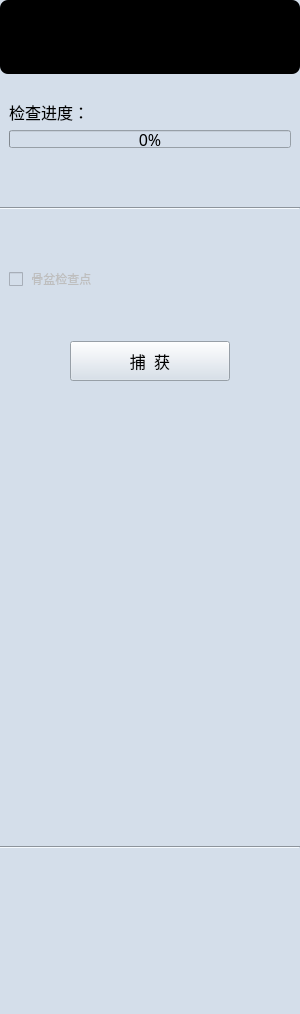
<?xml version="1.0" encoding="UTF-8"?>
<ui version="4.0">
 <class>QPelvisMarkerPointControls</class>
 <widget class="QWidget" name="QPelvisMarkerPointControls">
  <property name="geometry">
   <rect>
    <x>0</x>
    <y>0</y>
    <width>300</width>
    <height>1014</height>
   </rect>
  </property>
  <property name="sizePolicy">
   <sizepolicy hsizetype="Preferred" vsizetype="Preferred">
    <horstretch>0</horstretch>
    <verstretch>0</verstretch>
   </sizepolicy>
  </property>
  <property name="minimumSize">
   <size>
    <width>300</width>
    <height>0</height>
   </size>
  </property>
  <property name="maximumSize">
   <size>
    <width>300</width>
    <height>16777215</height>
   </size>
  </property>
  <property name="windowTitle">
   <string>硬件准备</string>
  </property>
  <property name="styleSheet">
   <string notr="true">background:#d4deea;</string>
  </property>
  <property name="currentIndex" stdset="0">
   <number>0</number>
  </property>
  <widget class="QWidget" name="widget" native="true">
   <property name="geometry">
    <rect>
     <x>0</x>
     <y>0</y>
     <width>300</width>
     <height>1014</height>
    </rect>
   </property>
   <property name="styleSheet">
    <string notr="true"/>
   </property>
   <layout class="QVBoxLayout" name="verticalLayout_4">
    <item>
     <widget class="QWidget" name="widget_2" native="true">
      <property name="sizePolicy">
       <sizepolicy hsizetype="Preferred" vsizetype="Minimum">
        <horstretch>0</horstretch>
        <verstretch>0</verstretch>
       </sizepolicy>
      </property>
      <property name="minimumSize">
       <size>
        <width>0</width>
        <height>74</height>
       </size>
      </property>
      <property name="maximumSize">
       <size>
        <width>16777215</width>
        <height>80</height>
       </size>
      </property>
      <property name="styleSheet">
       <string notr="true">border-radius: 8px;
background-color: rgb(0, 0, 0);
</string>
      </property>
      <layout class="QGridLayout" name="gridLayout_3"/>
     </widget>
    </item>
    <item>
     <spacer name="verticalSpacer_10">
      <property name="orientation">
       <enum>Qt::Vertical</enum>
      </property>
      <property name="sizeType">
       <enum>QSizePolicy::Fixed</enum>
      </property>
      <property name="sizeHint" stdset="0">
       <size>
        <width>20</width>
        <height>20</height>
       </size>
      </property>
     </spacer>
    </item>
    <item>
     <layout class="QVBoxLayout" name="verticalLayout_14">
      <property name="leftMargin">
       <number>9</number>
      </property>
      <property name="rightMargin">
       <number>9</number>
      </property>
      <item>
       <widget class="QLabel" name="label_6">
        <property name="font">
         <font>
          <family>黑体</family>
          <pointsize>12</pointsize>
         </font>
        </property>
        <property name="text">
         <string>检查进度：</string>
        </property>
       </widget>
      </item>
      <item>
       <widget class="QProgressBar" name="progressBarPelvisCheckpoint">
        <property name="sizePolicy">
         <sizepolicy hsizetype="Expanding" vsizetype="Preferred">
          <horstretch>0</horstretch>
          <verstretch>0</verstretch>
         </sizepolicy>
        </property>
        <property name="maximumSize">
         <size>
          <width>16777215</width>
          <height>18</height>
         </size>
        </property>
        <property name="font">
         <font>
          <family>黑体</family>
          <pointsize>12</pointsize>
         </font>
        </property>
        <property name="styleSheet">
         <string notr="true">QProgressBar {
	/* 外边框 */
	border:1px solid black;
	
	/* 倒角 */
	border-radius:5px;
	
	background-image: url(:\org.mitk.lancet.pelvismarkerpoint/image/scrool.png);
	/* 字体对齐方式 */
	text-align:center;
}

/* 进度条 */
QProgressBar::chunk {
	/* 颜色 */
	background-color:rgb(0, 183, 138);
	
	/* 步进距离 */
	width:5px;
	
	/* 进度条中间空白区域宽度 */
	margin:1px;
}</string>
        </property>
        <property name="value">
         <number>0</number>
        </property>
       </widget>
      </item>
     </layout>
    </item>
    <item>
     <spacer name="verticalSpacer_3">
      <property name="orientation">
       <enum>Qt::Vertical</enum>
      </property>
      <property name="sizeHint" stdset="0">
       <size>
        <width>20</width>
        <height>20</height>
       </size>
      </property>
     </spacer>
    </item>
    <item>
     <widget class="Line" name="line_5">
      <property name="minimumSize">
       <size>
        <width>0</width>
        <height>20</height>
       </size>
      </property>
      <property name="styleSheet">
       <string notr="true">border-image: url(:\org.mitk.lancet.pelvismarkerpoint/image/fenge.png);
</string>
      </property>
      <property name="orientation">
       <enum>Qt::Horizontal</enum>
      </property>
     </widget>
    </item>
    <item>
     <spacer name="verticalSpacer_4">
      <property name="orientation">
       <enum>Qt::Vertical</enum>
      </property>
      <property name="sizeHint" stdset="0">
       <size>
        <width>20</width>
        <height>20</height>
       </size>
      </property>
     </spacer>
    </item>
    <item>
     <layout class="QHBoxLayout" name="horizontalLayout_26">
      <property name="leftMargin">
       <number>9</number>
      </property>
      <property name="rightMargin">
       <number>9</number>
      </property>
      <item>
       <widget class="QCheckBox" name="checkBoxPelvisCheckpoint">
        <property name="enabled">
         <bool>false</bool>
        </property>
        <property name="styleSheet">
         <string notr="true">QCheckBox::indicator:unchecked {image: url(:\org.mitk.lancet.pelvismarkerpoint/image/radio.png);}
QCheckBox{
	font: 18px &quot;黑体&quot;;
    color:black;
}
QCheckBox::indicator:hover {image: url(:\org.mitk.lancet.pelvismarkerpoint/image/radio_on.png);}
QCheckBox::indicator:checked {image: url(:\org.mitk.lancet.pelvismarkerpoint/image/radio_success.png);}
</string>
        </property>
        <property name="text">
         <string> 骨盆检查点</string>
        </property>
       </widget>
      </item>
     </layout>
    </item>
    <item>
     <spacer name="verticalSpacer">
      <property name="orientation">
       <enum>Qt::Vertical</enum>
      </property>
      <property name="sizeHint" stdset="0">
       <size>
        <width>20</width>
        <height>20</height>
       </size>
      </property>
     </spacer>
    </item>
    <item>
     <layout class="QHBoxLayout" name="horizontalLayout_8">
      <item>
       <spacer name="horizontalSpacer_5">
        <property name="orientation">
         <enum>Qt::Horizontal</enum>
        </property>
        <property name="sizeHint" stdset="0">
         <size>
          <width>40</width>
          <height>20</height>
         </size>
        </property>
       </spacer>
      </item>
      <item>
       <widget class="QPushButton" name="pushButtonPelvisCheckpoint">
        <property name="minimumSize">
         <size>
          <width>160</width>
          <height>40</height>
         </size>
        </property>
        <property name="font">
         <font>
          <family>黑体</family>
          <pointsize>12</pointsize>
         </font>
        </property>
        <property name="styleSheet">
         <string notr="true">QPushButton{
	border-image: url(:\org.mitk.lancet.pelvismarkerpoint/image/default.png);
	color:white;
}
QPushButton::hover
{
	border-image: url(:\org.mitk.lancet.pelvismarkerpoint/image/on.png);
	color:balck;
}
QPushButton::disabled
{
	border-image: url(:\org.mitk.lancet.pelvismarkerpoint/image/disabled.png);	
	color: rgb(153, 153, 153);
}
QPushButton::pressed { 
	padding-left:6px;
	padding-top:6px;
}</string>
        </property>
        <property name="text">
         <string>捕  获</string>
        </property>
       </widget>
      </item>
      <item>
       <spacer name="horizontalSpacer_6">
        <property name="orientation">
         <enum>Qt::Horizontal</enum>
        </property>
        <property name="sizeHint" stdset="0">
         <size>
          <width>40</width>
          <height>20</height>
         </size>
        </property>
       </spacer>
      </item>
     </layout>
    </item>
    <item>
     <spacer name="verticalSpacer_2">
      <property name="orientation">
       <enum>Qt::Vertical</enum>
      </property>
      <property name="sizeHint" stdset="0">
       <size>
        <width>20</width>
        <height>450</height>
       </size>
      </property>
     </spacer>
    </item>
    <item>
     <widget class="Line" name="line_8">
      <property name="minimumSize">
       <size>
        <width>0</width>
        <height>20</height>
       </size>
      </property>
      <property name="styleSheet">
       <string notr="true">border-image: url(:\org.mitk.lancet.pelvismarkerpoint/image/fenge.png);
</string>
      </property>
      <property name="orientation">
       <enum>Qt::Horizontal</enum>
      </property>
     </widget>
    </item>
    <item>
     <widget class="QWidget" name="widgetInfo" native="true">
      <property name="minimumSize">
       <size>
        <width>0</width>
        <height>105</height>
       </size>
      </property>
      <property name="styleSheet">
       <string notr="true"/>
      </property>
      <widget class="QLabel" name="label">
       <property name="geometry">
        <rect>
         <x>2</x>
         <y>2</y>
         <width>54</width>
         <height>16</height>
        </rect>
       </property>
       <property name="font">
        <font>
         <family>黑体</family>
         <pointsize>12</pointsize>
        </font>
       </property>
       <property name="text">
        <string/>
       </property>
      </widget>
     </widget>
    </item>
    <item>
     <widget class="QWidget" name="widget_3" native="true">
      <property name="minimumSize">
       <size>
        <width>0</width>
        <height>40</height>
       </size>
      </property>
     </widget>
    </item>
   </layout>
  </widget>
 </widget>
 <resources>
  <include location="../../resources/resources.qrc"/>
 </resources>
 <connections/>
 <slots>
  <slot>on_HardWareWidget_currentChanged(int)</slot>
 </slots>
</ui>
